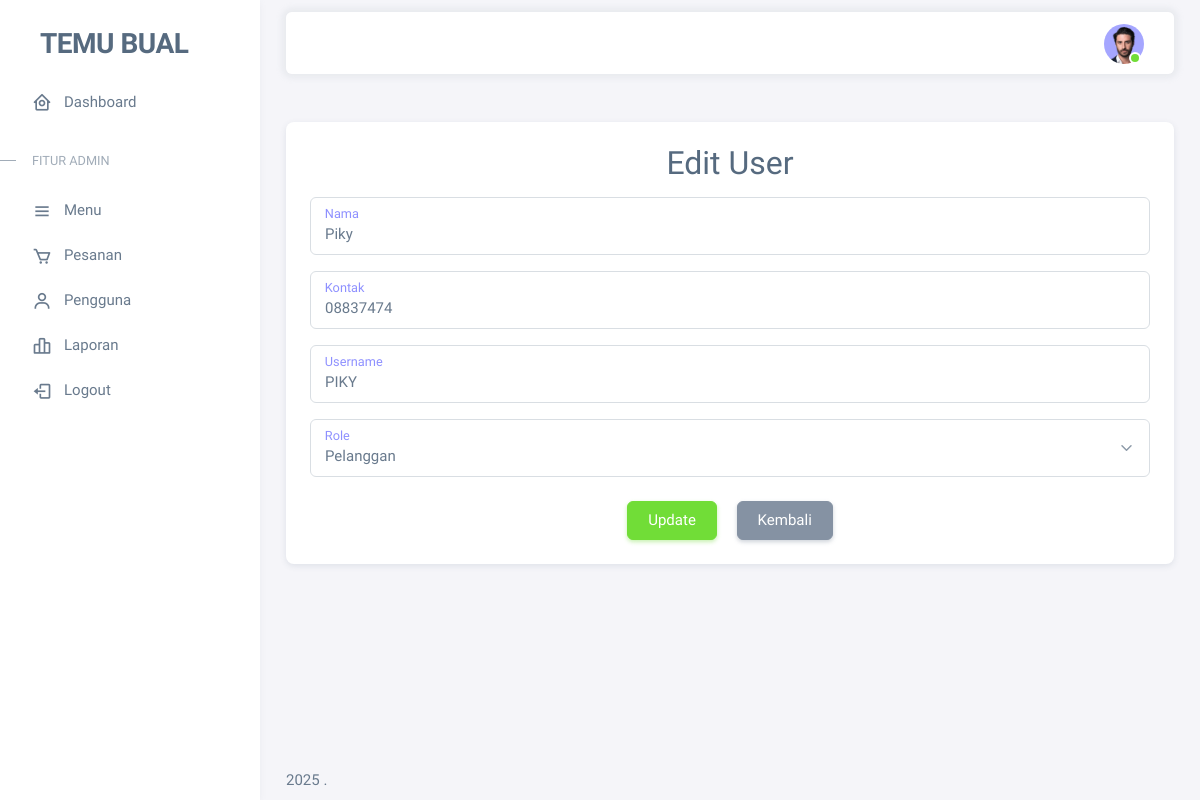
/edit_users.php?id=55 (signed in), run on the app's committed database.
### tables this page shows
CREATE TABLE `users` (
  `user_id` int(11) NOT NULL,
  `nama` varchar(64) NOT NULL,
  `kontak` varchar(13) NOT NULL,
  `username` varchar(50) NOT NULL,
  `password` varchar(255) NOT NULL,
  `role` enum('admin','pelanggan') NOT NULL
);

### edit_users.php (the view, shortened to what this page needs)
<?php
require_once('config.php');
$id = intval($_GET['id']);
$query = "SELECT * FROM users WHERE user_id=?";
$stmt = $conn->prepare($query);
$stmt->bind_param("i", $id);
$stmt->execute();
$result = $stmt->get_result();
$user = $result->fetch_assoc();
include('.includes/header.php');
?>
<div class="container mt-5">
    <div class="card p-4">
        <h2 class="text-center">Edit User</h2>
        <form action="edit_users.php?id=<?= htmlspecialchars($user['user_id']); ?>" method="POST">
            <div class="form-floating mb-3">
                <input type="text" class="form-control" id="nama" name="nama" value="<?= htmlspecialchars($user['nama']); ?>" required>
                <label for="nama">Nama</label>
            </div>
            <div class="form-floating mb-3">
                <input type="text" class="form-control" id="kontak" name="kontak" value="<?= htmlspecialchars($user['kontak']); ?>" required>
                <label for="kontak">Kontak</label>
            </div>
            <div class="form-floating mb-3">
                <input type="text" class="form-control" id="username" name="username" value="<?= htmlspecialchars($user['username']); ?>" required>
                <label for="username">Username</label>
            </div>
            <div class="form-floating mb-3">
                <select class="form-select" id="role" name="role" required>
                    <option value="pelanggan" <?= ($user['role'] === 'pelanggan') ? 'selected' : ''; ?>>Pelanggan</option>
                </select>
                <label for="role">Role</label>
            </div>
            <div class="text-center mt-4">
                <button type="submit" class="btn btn-success mx-2">Update</button>
                <a href="users.php" class="btn btn-secondary mx-2">Kembali</a>
            </div>
        </form>
    </div>
</div>
<?php include('.includes/footer.php'); ?>

### data on the page
users: nama "Piky", kontak "08837474", username "PIKY", role "Pelanggan"
